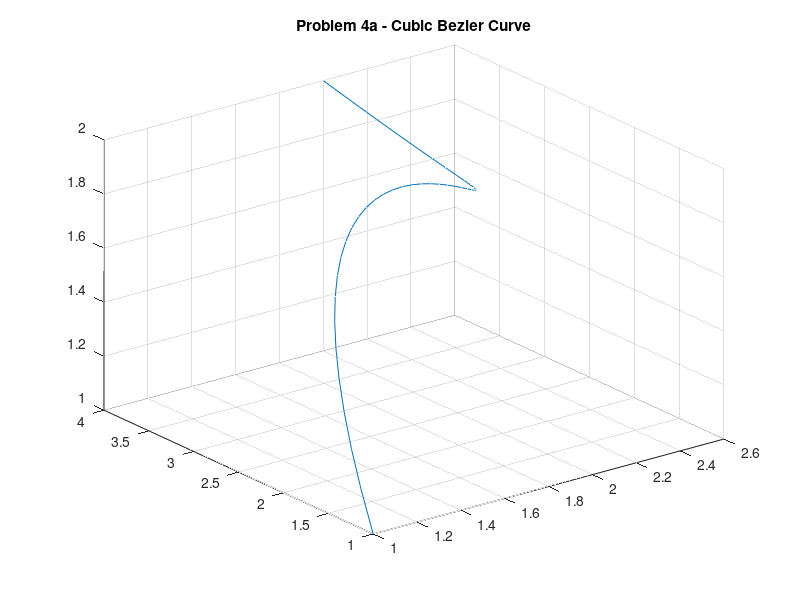
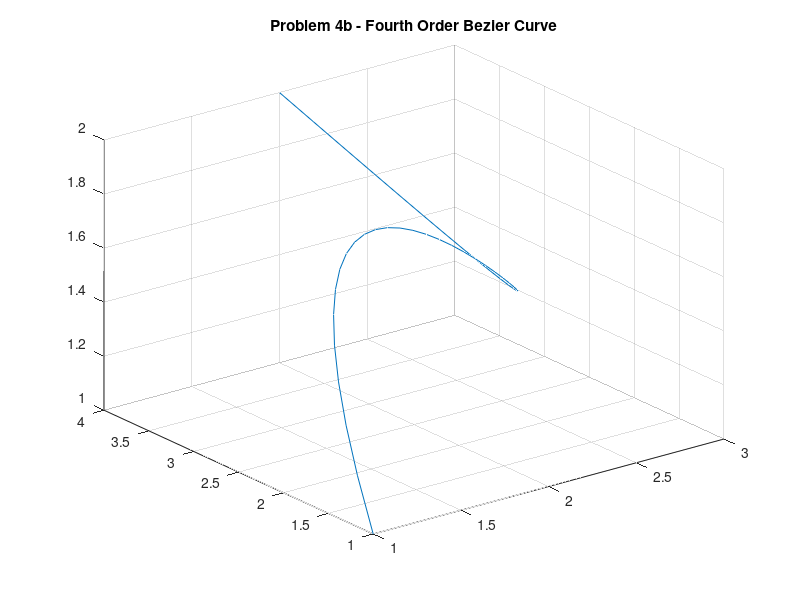
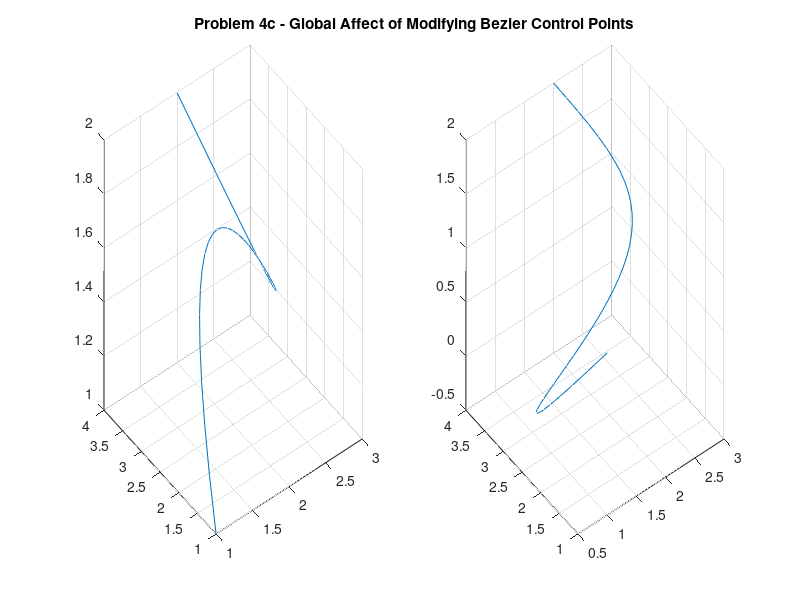

Write MATLAB code to recreate these figures, in order.
% #####
% Homework 2 Problem 4
% Tyler Estes
% Utkarsh Wani
% #####

%% p4a
% solve for corresponding cartesian points from u curve points
pointA = [1, 1, 1];
pointB = [1, 3, 3];
pointC = [3, 2, 1];
pointE = [2, 4, 2];
B = [pointA; pointB; pointC; pointE];
MsubB = [-1, 3, -3, 1;
    3, -6, 3, 0;
    -3, 3, 0, 0;
    1, 0, 0, 0];
uVals = 0:0.025:1;
U = [uVals.^3; uVals.^2; uVals; ones(1, length(uVals))]';
P = U*MsubB*B;

% plotting
figure()
plot3(P(:, 1), P(:, 2), P(:, 3))
grid on
title('Problem 4a - Cubic Bezier Curve')

%% p4b
% solve for corresponding cartesian points from u curve points
pointD = pointC; % pointD is identical to pointC
B = [B(1:3, :); pointD; B(4:end, :)]; % insert pointD
MsubB= [1, -4, 6, -4, 1;
    -4, 12, -12, 4, 0;
    6, -12, 6, 0, 0;
    -4, 4, 0, 0, 0;
    1, 0, 0, 0, 0];
uVals = 0:0.025:1;
U = [uVals.^4; uVals.^3; uVals.^2; uVals; ones(1, length(uVals))]';
P = U*MsubB*B;

% plotting
figure()
lineB = plot3(P(:, 1), P(:, 2), P(:, 3));
grid on
title('Problem 4b - Fourth Order Bezier Curve')

% tangent vectors @ specific u values
for u = [0, 0.5, 0.75, 1]
    UsupU = [4*u^3, 3*u^2, 2*u, 1, 0]; % derivative of U vector
    V = UsupU*MsubB*B;
    fprintf('Problem 4b - Tangent Vector (@ u = %.2f) = [%.2f, %.2f, %.2f]\n', u, V(1), V(2), V(3))
end

%% p4c
% solve for corresponding cartesian points from u curve points
pointB = [0, 5, -2]; % update pointB
B(2, :) = pointB; % change B vector to new pointB
MsubB= [1, -4, 6, -4, 1;
    -4, 12, -12, 4, 0;
    6, -12, 6, 0, 0;
    -4, 4, 0, 0, 0;
    1, 0, 0, 0, 0];
uVals = 0:0.025:1;
U = [uVals.^4; uVals.^3; uVals.^2; uVals; ones(1, length(uVals))]';
P = U*MsubB*B;

% plotting
figure()
subplot(1, 2, 1), plot3(get(lineB, 'xdata'), get(lineB, 'ydata'), get(lineB, 'zdata')), grid on % reusing the part b plot data
subplot(1, 2, 2), plot3(P(:, 1), P(:, 2), P(:, 3)), grid on
a = axes; t1 = title('Problem 4c - Global Affect of Modifying Bezier Control Points'); set(a, 'Visible', 'off'); set(t1, 'Visible', 'on'); % creating unified subplot title

fprintf('Problem 4c - The curve is affected globally\n')